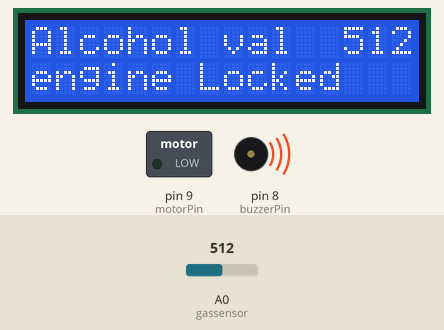
The sketch below on a simulated Arduino Uno, built with avr-gcc and run on an emulated ATmega328P. Shown: 16×2 character LCD, switched loads named in the sketch (green lamp = pin HIGH), buzzer (waves = sounding, pin HIGH). The test bench sets the inputs (shaded band); at power-on: A0 (gassensor) = 512.

Above: at 1.2 s.
1.3 s: A0 (gassensor) set to 112
At 1.9 s:
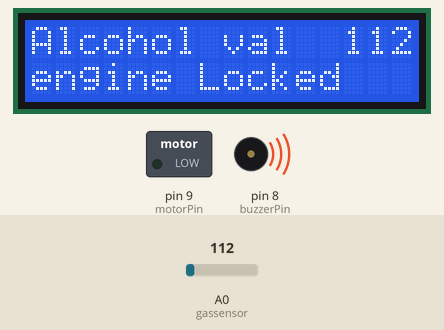
4.3 s: A0 (gassensor) set to 90
At 5.0 s:
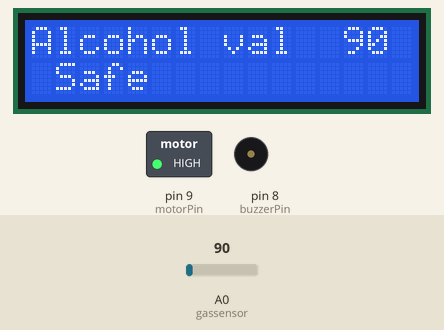
7.1 s: A0 (gassensor) set to 110
At 7.5 s:
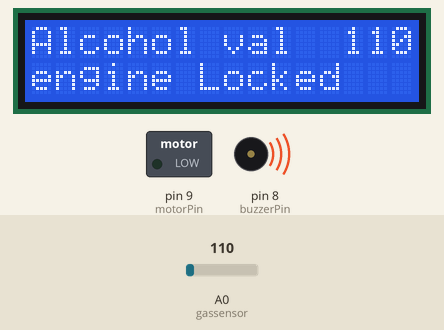
Timing chart, 0 to 10.1 s (numbered marks = the images above; inputs shaded):
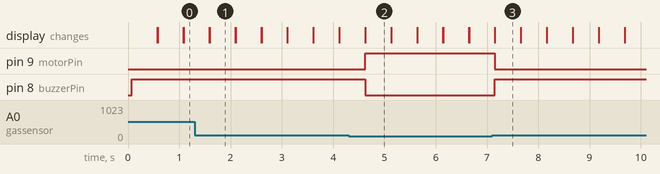

The sketch:

code.ino
```cpp
//alcohol engine locking
#include <LiquidCrystal.h>

// LCD pins: RS, EN, D4-D7
LiquidCrystal lcd(2, 3, 4, 5, 6, 7);

const int gassensor = A0;  // Analog pin for vibration sensor
const int motorPin = 9;          // DC motor pin (via motor driver)
const int buzzerPin = 8;         // Buzzer pin
const int Threshold = 100; // Threshold for alcohol detection (adjust based on sensor calibration)

void setup() {
  pinMode(gassensor, INPUT);
  pinMode(motorPin, OUTPUT);
  pinMode(buzzerPin, OUTPUT);

  lcd.begin(16, 2);
  lcd.clear();
  lcd.setCursor(0, 0);
  lcd.clear();
}

void loop() {
  int Gassensorlevel = analogRead(gassensor); // Read alcohol sensor value

  // Display alcohol sensor reading on LCD
  lcd.setCursor(0, 0);
  // int val=digitalRead(2);
  if (Gassensorlevel>100)
     {
      lcd.print("Alcohol val");
     lcd.setCursor(13,0);
      lcd.print(Gassensorlevel);
        lcd.setCursor(0,1);
  lcd.print("engine Locked");
     digitalWrite(motorPin, LOW); // Turn on the motor (engine running)
    digitalWrite(buzzerPin, HIGH); // Turn off buzzer
  }
  else {
  // if(val==HIGH)

 lcd.print("Alcohol val");
     lcd.setCursor(13,0);
      lcd.print(Gassensorlevel);
        lcd.setCursor(0,1);
     lcd.print(" Safe");
     Serial.println("READY TO GO");
    digitalWrite(motorPin, HIGH); // Turn on the motor (engine running)
    digitalWrite(buzzerPin, LOW); // Turn off buzzer
  }

  delay(500); // Small delay to stabilize sensor readings
  lcd.clear();
}
```

Measured:
- the behaviour switches between 101 and 100 on A0 (gassensor) (found by bisection; images 1 and 2)
- after the input at 1.3 s, the display: first differs from a run without the input after 0.29 s (image 1)
- after the input at 4.3 s, pin 9 (motorPin): LOW → HIGH after 0.33 s; pin 8 (buzzerPin): HIGH → LOW after 0.33 s; the display: first differs from a run without the input after 0.33 s (image 2)
- after the input at 7.1 s, pin 9 (motorPin): HIGH → LOW after 0.06 s; pin 8 (buzzerPin): LOW → HIGH after 0.06 s; the display: first differs from a run without the input after 0.06 s (image 3)
- what the display in image 1 shows lasts 0.5 s, from 1.6 s to 2.1 s
